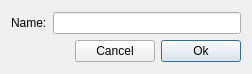
<?xml version="1.0" encoding="UTF-8"?>
<ui version="4.0">
 <class>RenameTagDialog</class>
 <widget class="QDialog" name="RenameTagDialog">
  <property name="geometry">
   <rect>
    <x>0</x>
    <y>0</y>
    <width>252</width>
    <height>74</height>
   </rect>
  </property>
  <property name="windowTitle">
   <string>Rename Tag</string>
  </property>
  <layout class="QGridLayout" name="gridLayout_2">
   <item row="0" column="0">
    <layout class="QGridLayout" name="gridLayout" rowstretch="0,0">
     <item row="0" column="0">
      <widget class="QLabel" name="label">
       <property name="text">
        <string>Name:</string>
       </property>
      </widget>
     </item>
     <item row="0" column="1">
      <widget class="QLineEdit" name="nameEdit"/>
     </item>
     <item row="1" column="0" colspan="2">
      <layout class="QHBoxLayout" name="horizontalLayout">
       <item>
        <spacer name="horizontalSpacer">
         <property name="orientation">
          <enum>Qt::Horizontal</enum>
         </property>
         <property name="sizeHint" stdset="0">
          <size>
           <width>40</width>
           <height>20</height>
          </size>
         </property>
        </spacer>
       </item>
       <item>
        <widget class="QPushButton" name="buttonCancel">
         <property name="text">
          <string>Cancel</string>
         </property>
         <property name="autoDefault">
          <bool>false</bool>
         </property>
        </widget>
       </item>
       <item>
        <widget class="QPushButton" name="buttonOk">
         <property name="text">
          <string>Ok</string>
         </property>
         <property name="default">
          <bool>true</bool>
         </property>
        </widget>
       </item>
      </layout>
     </item>
    </layout>
   </item>
  </layout>
 </widget>
 <resources>
  <include location="../../resources/resources.qrc"/>
 </resources>
 <connections>
  <connection>
   <sender>buttonOk</sender>
   <signal>clicked()</signal>
   <receiver>RenameTagDialog</receiver>
   <slot>accept()</slot>
   <hints>
    <hint type="sourcelabel">
     <x>203</x>
     <y>50</y>
    </hint>
    <hint type="destinationlabel">
     <x>125</x>
     <y>36</y>
    </hint>
   </hints>
  </connection>
  <connection>
   <sender>buttonCancel</sender>
   <signal>clicked()</signal>
   <receiver>RenameTagDialog</receiver>
   <slot>reject()</slot>
   <hints>
    <hint type="sourcelabel">
     <x>122</x>
     <y>50</y>
    </hint>
    <hint type="destinationlabel">
     <x>125</x>
     <y>36</y>
    </hint>
   </hints>
  </connection>
 </connections>
</ui>
